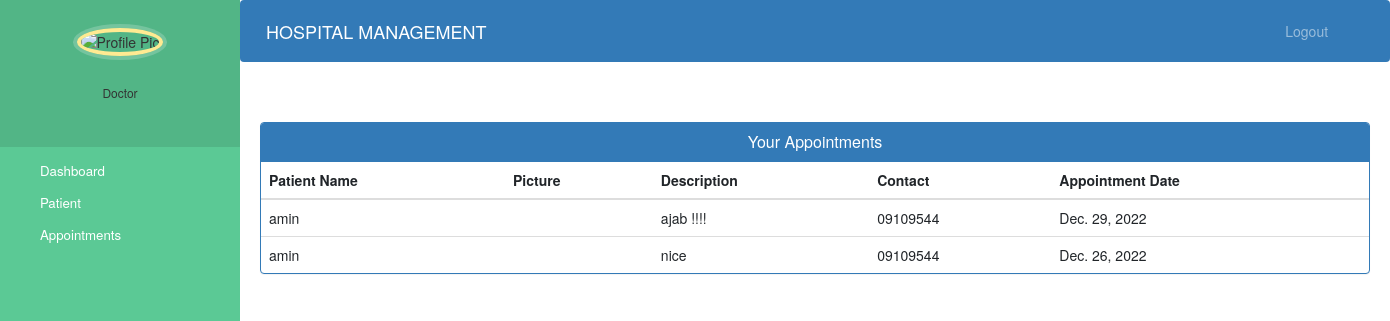
/Django-Hospital/Doctor-view-Appointments (signed in), run on the app's committed database.
### hospital/models.py (models this page shows, shortened)
class AppointmentModel(models.Model):
    patient_name = models.CharField(max_length=255, null=True)
    doctor_name = models.CharField(max_length=255, null=True)
    patient_pass = models.CharField(max_length=255, null=True)
    doctor_pass = models.CharField(max_length=255, null=True)
    description = models.TextField(null=True)
    date = models.DateField()
    status = models.BooleanField(default=False)

class PatientModel(models.Model):
    patient_name = models.CharField(max_length=255)
    password = models.CharField(max_length=255, default="")
    email = models.EmailField(default="")
    doctor = models.ForeignKey(
        DoctorModel, on_delete=models.CASCADE, default="", null=True)
    profile_pic = models.ImageField(
        upload_to='upload/Patinet_Profile', null=True, blank=True)
    address = models.CharField(max_length=40)
    mobile = models.CharField(max_length=20, null=False)
    symptoms = models.CharField(max_length=100, null=False)
    is_accepted = models.BooleanField(default=False)
    is_discharged = models.BooleanField(default=False)

### hospital/views.py (the view)
# urls.py: path("Doctor-view-Appointments", views.doctor_view_appointment_view,
def doctor_view_appointment_view(request):
    loged_doctor_id = request.session.get("loged_Doctor_id")
    loged_doctor = get_object_or_404(DoctorModel, id=loged_doctor_id)
    appointments = AppointmentModel.objects.filter(
        doctor_name=loged_doctor.Doct_name, doctor_pass=loged_doctor.password, status=True).order_by('-date')
    patinets_id = []
    for i in appointments:
        patinets_id.append(PatientModel.objects.get(
            patient_name=i.patient_name, password=i.patient_pass))
    appointments_info = zip(appointments, patinets_id)
    return render(request, 'hospital/doctor_view_appointment.html', {"appointments_info": appointments_info})

### hospital/templates/hospital/doctor_view_appointment.html (shortened to what this page needs)
{% extends 'hospital/doctor_base.html' %}
{% block content %}
{%load static%}
<head>
  <link href="//netdna.bootstrapcdn.com/bootstrap/3.0.0/css/bootstrap.min.css" rel="stylesheet" id="bootstrap-css">
</head>
<div class="container">
  <div class="panel panel-primary">
    <div class="panel-heading">
      <h6 class="panel-title">Your Appointments</h6>
    </div>
    <table class="table table-hover" id="dev-table">
      <thead>
        <tr>
          <th>Patient Name</th>
          <th>Picture</th>
          <th>Description</th>
          <th>Contact</th>
          <th>Appointment Date</th>
        </tr>
      </thead>
      {% for a,p in appointments_info %}
      <tr>
        <td>{{a.patient_name}}</td>
        <td>
        </td>
        <td>{{a.description}}</td>
        <td>{{p.mobile}}</td>
        <td>{{a.date}}</td>
      </tr>
      {% endfor %}
    </table>
  </div>
</div>
{% endblock content %}

### hospital/templates/hospital/doctor_base.html (style rules this page uses)
body { padding-left: 240px; }

### hospital/templates/hospital/doctor_view_appointment.html (style rules this page uses)
h6 { text-align: center; }

### data on the page
AppointmentModel: patient_name "amin", description "ajab !!!!", mobile "09109544", date "Dec. 29, 2022"
AppointmentModel: patient_name "amin", description "nice", mobile "09109544", date "Dec. 26, 2022"
